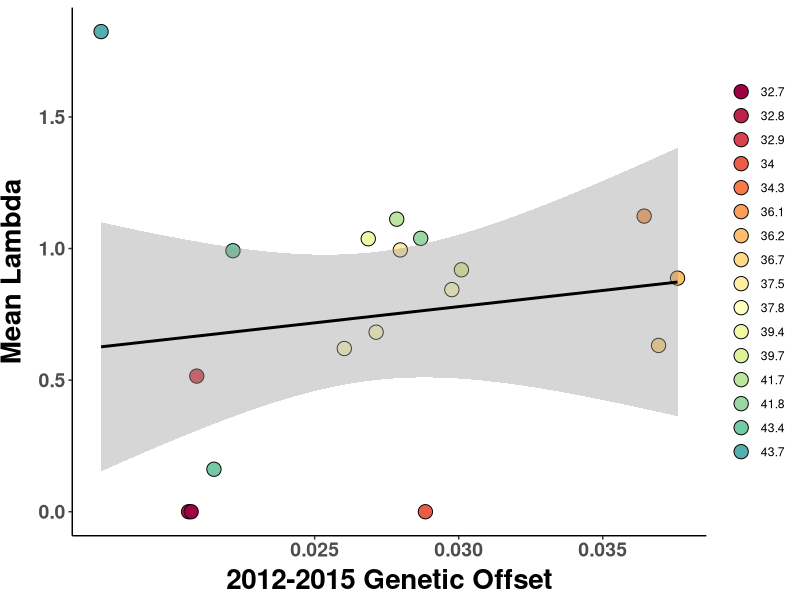
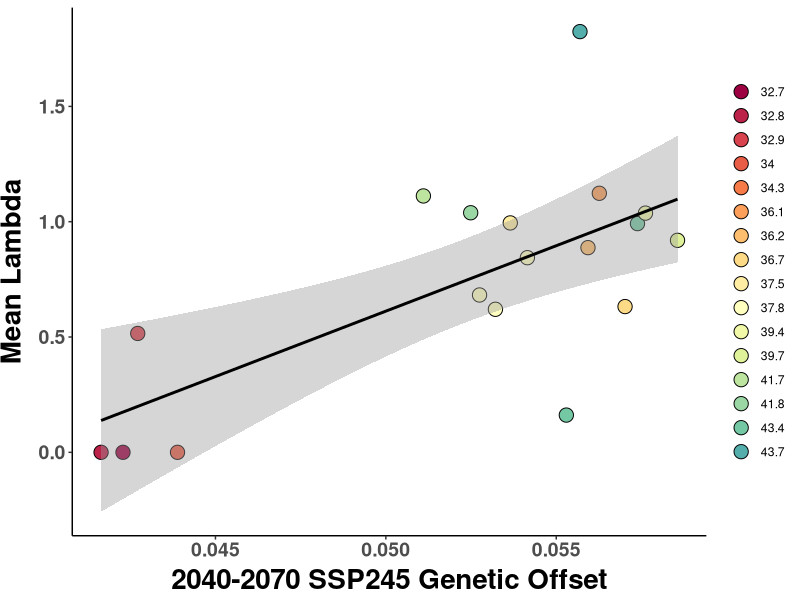
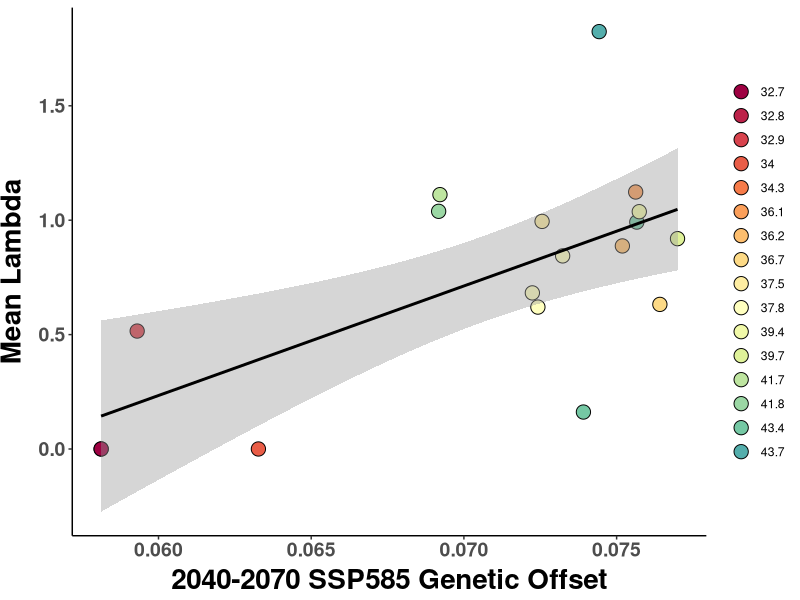
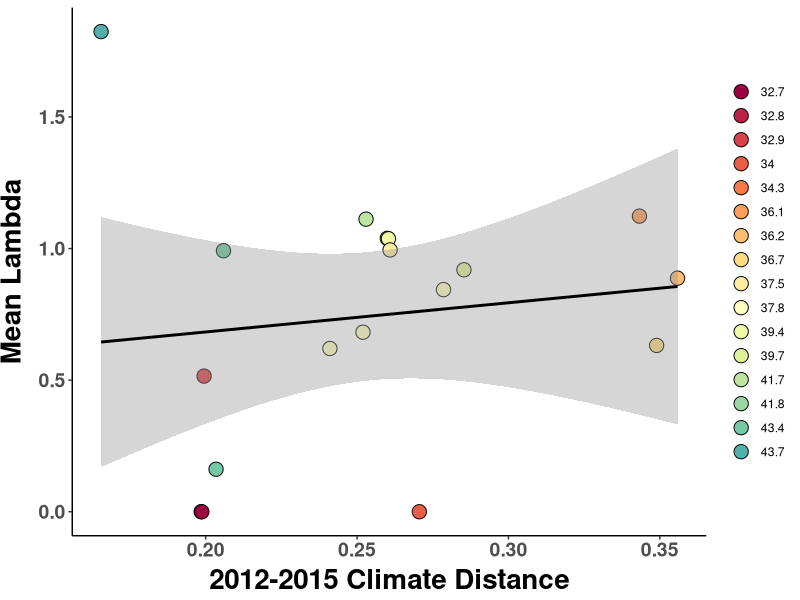
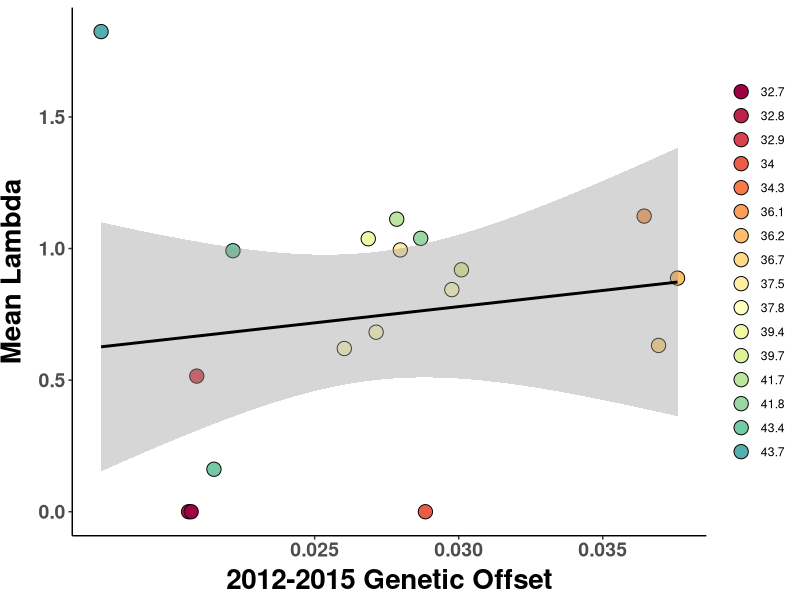
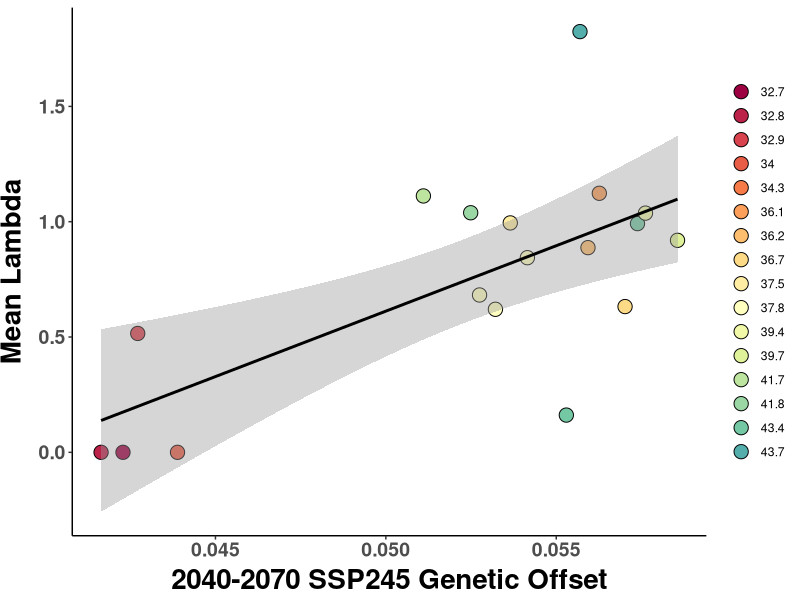
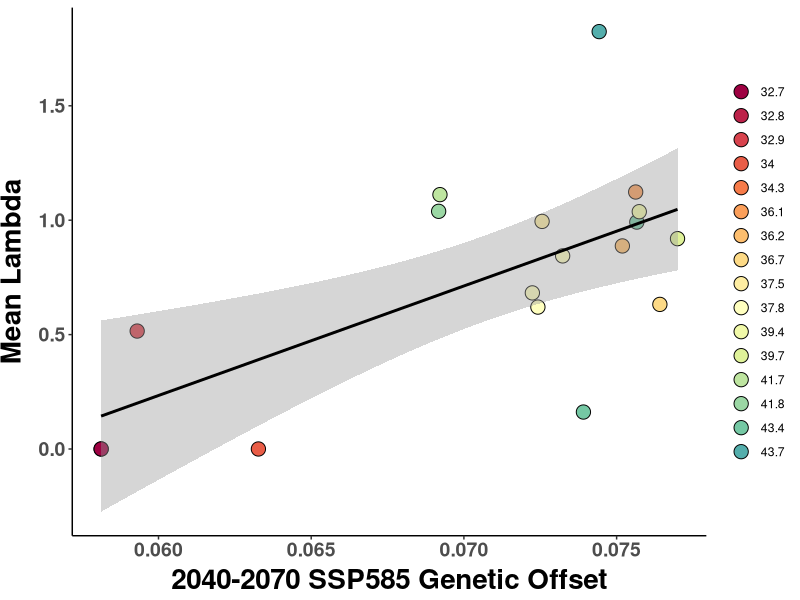
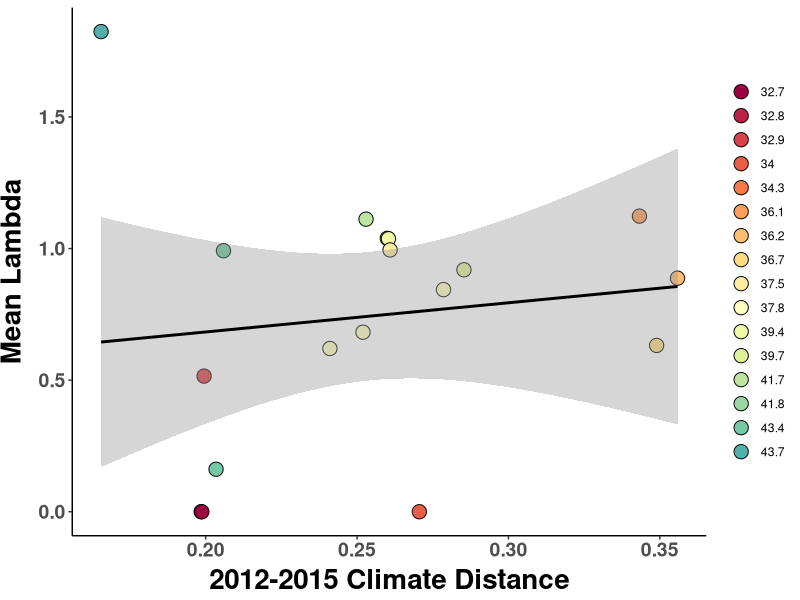

Write R code to recreate these figures, in order.
##################################################################################
## Plot offset against lambda.mean
## Author Daniel Anstett
## 
## 
## Last Modified April 19, 2023
###################################################################################

#Library install and import
library(tidyverse) 
library(car)
library(ggrepel)
library(RColorBrewer)

#Import data
offset_pop <- read_csv("data/genomic_data/offset_pop_beagle.csv")
#offset_pop <- offset_pop %>% filter(Demo_ID!=24)

#stats
lm.1215 <- lm(lambda.mean~offset_1215,data=offset_pop)
lm.SSP245 <- lm(lambda.mean~offset_SSP245,data=offset_pop)
lm.SSP585 <- lm(lambda.mean~offset_SSP585,data=offset_pop)
lm.dist <- lm(lambda.mean~offset_climate,data=offset_pop)


summary(lm.1215)
summary(lm.SSP245)
summary(lm.SSP585)


Anova(lm.1215,type="III")
Anova(lm.SSP245,type="III")
Anova(lm.SSP585,type="III")
Anova(lm.dist,type="III")


###########################################################################################################


# N-S color gradient
lat_cols=colorRampPalette(brewer.pal(11,"Spectral"))
n.sites <- length(unique(offset_pop$Site))
color.list <- lat_cols(n.sites)


#2012-2015 offset plotted against lambda
ggplot(offset_pop, aes(x=offset_1215, y=lambda.mean)) + 
  geom_point(aes(fill=as.factor(round(Latitude, 1))),shape=21,size =4.5)+
  geom_smooth(method=lm,color="black")+
  scale_y_continuous(name="Mean Lambda")+
  scale_x_continuous(name="2012-2015 Genetic Offset",breaks=c(0.025,0.03,0.035,0.04,0.045))+
  scale_fill_manual(values=color.list) +
  theme_classic() + theme(
    axis.text.x = element_text(size=14, face="bold"),
    axis.text.y = element_text(size=14,face="bold"),
    axis.title.x = element_text(color="black", size=20, vjust = 0.5, face="bold"),
    axis.title.y = element_text(color="black", size=20,vjust = 2, face="bold",hjust=0.5),
    legend.title = element_blank())
ggsave("Graphs/lambda_gradient/5_offset_mean_1215.pdf",width=8, height = 6, units = "in")


#SSP 245 offset plotted against lambda
ggplot(offset_pop, aes(x=offset_SSP245, y=lambda.mean)) + 
  geom_point(aes(fill=as.factor(round(Latitude, 1))),shape=21,size =4.5)+
  geom_smooth(method=lm,color="black")+
  scale_y_continuous(name="Mean Lambda")+
  scale_x_continuous(name="2040-2070 SSP245 Genetic Offset",breaks=c(0.04,0.045,0.05,0.055,0.06))+
  scale_fill_manual(values=color.list) +
  theme_classic() + theme(
    axis.text.x = element_text(size=14, face="bold"),
    axis.text.y = element_text(size=14,face="bold"),
    axis.title.x = element_text(color="black", size=20, vjust = 0.5, face="bold"),
    axis.title.y = element_text(color="black", size=20,vjust = 2, face="bold",hjust=0.5),
    legend.title = element_blank())
ggsave("Graphs/lambda_gradient/6_offset_mean_ssp245.pdf",width=8, height = 6, units = "in")

#SSP 585 offset plotted against lambda
ggplot(offset_pop, aes(x=offset_SSP585, y=lambda.mean)) + 
  geom_point(aes(fill=as.factor(round(Latitude, 1))),shape=21,size =4.5)+
  geom_smooth(method=lm,color="black")+
  scale_y_continuous(name="Mean Lambda")+
  scale_x_continuous(name="2040-2070 SSP585 Genetic Offset",breaks=c(0.055,0.06,0.065,0.07,0.075))+
  scale_fill_manual(values=color.list) +
  theme_classic() + theme(
    axis.text.x = element_text(size=14, face="bold"),
    axis.text.y = element_text(size=14,face="bold"),
    axis.title.x = element_text(color="black", size=20, vjust = 0.5, face="bold"),
    axis.title.y = element_text(color="black", size=20,vjust = 2, face="bold",hjust=0.5),
    legend.title = element_blank())
ggsave("Graphs/lambda_gradient/7_offset_mean_ssp585.pdf",width=8, height = 6, units = "in")




###########################

#climate distance plotted against lambda
ggplot(offset_pop, aes(x=offset_climate, y=lambda.mean)) + 
  geom_point(aes(fill=as.factor(round(Latitude, 1))),shape=21,size =4.5)+
  geom_smooth(method=lm,color="black")+
  scale_y_continuous(name="Mean Lambda")+
  scale_x_continuous(name="2012-2015 Climate Distance")+
  scale_fill_manual(values=color.list) +
  theme_classic() + theme(
    axis.text.x = element_text(size=14, face="bold"),
    axis.text.y = element_text(size=14,face="bold"),
    axis.title.x = element_text(color="black", size=20, vjust = 0.5, face="bold"),
    axis.title.y = element_text(color="black", size=20,vjust = 2, face="bold",hjust=0.5),
    legend.title = element_blank())
ggsave("Graphs/lambda_gradient/8_distance_mean.pdf",width=8, height = 6, units = "in")




